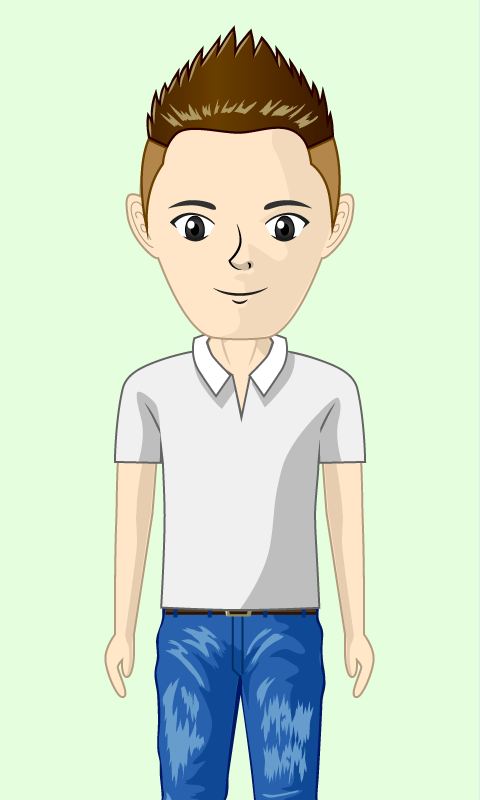
#> input picture Images/characters/franz/franz.png, 480 x 800 px, found by its file name
$ python video_creator.py
#> lines starting #> are read from the running program, lines starting #| are printed output that depends on the picture
import cv2
import numpy as np
import os
import time

# generate characters with https://avachara.com/avatar/

# [43 lines left out: functions prepare_file_structure, create_video, add_image, not called in this run]


def main():
    ws_path = 'C:/Users/franz/Desktop/LUTZ!imOsten/Werbung/'
    vid_path = ws_path + 'vid/'

    franz = cv2.imread(ws_path + 'images/characters/franz/franz.png')
#> franz is the input picture: shape (800, 480, 3); mean B, G, R 204.3, 225.2, 209.4
    franz_talking = cv2.imread(ws_path + 'images/characters/franz/franz_talking.png')
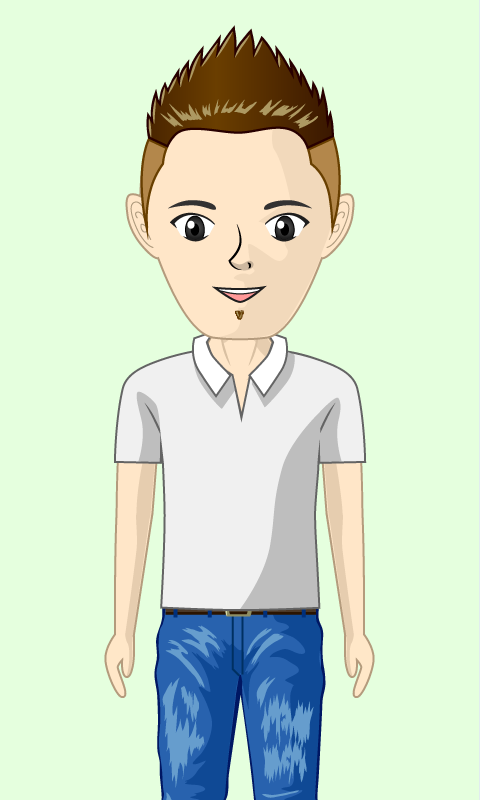
#> input picture Images/characters/franz/franz_talking.png, 480 x 800 px, found by its file name
#> franz_talking is the input picture: shape (800, 480, 3); mean B, G, R 204.2, 225.1, 209.3
    franz_closed_eyes = cv2.imread(ws_path + 'images/characters/franz/franz_closed_eyes.png')
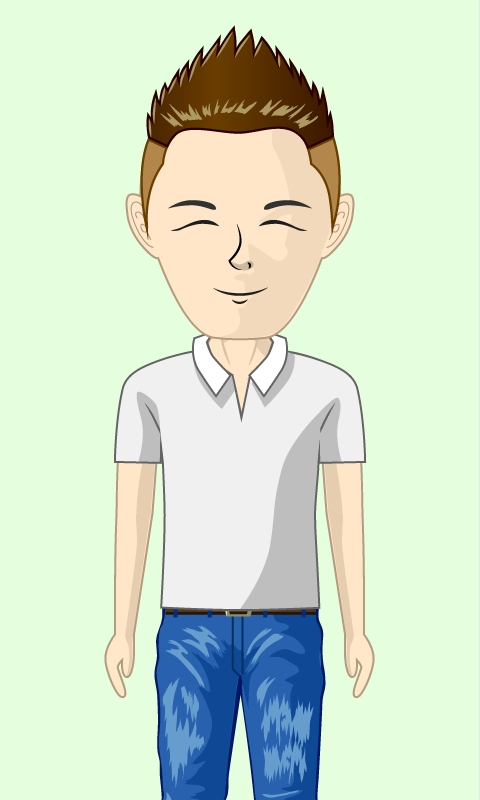
#> input picture Images/characters/franz/franz_closed_eyes.png, 480 x 800 px, found by its file name
#> franz_closed_eyes is the input picture: shape (800, 480, 3); mean B, G, R 204.5, 225.6, 209.8
    franz_glasses = cv2.imread(ws_path + 'images/characters/franz/franz_glasses.png')
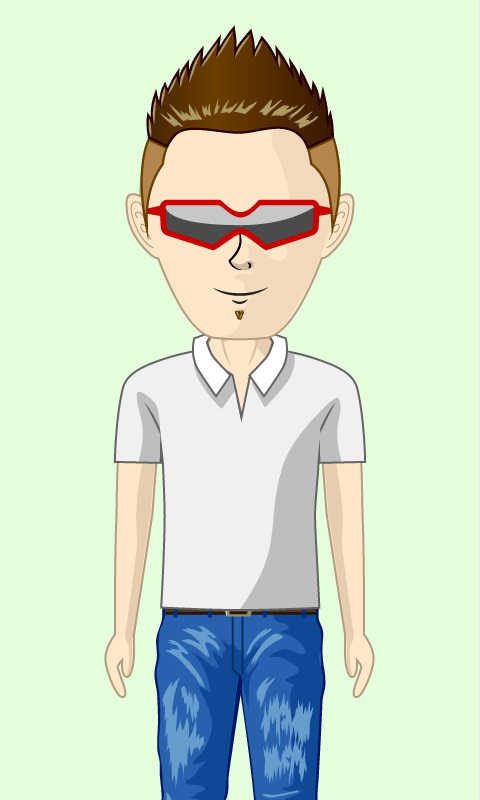
#> input picture Images/characters/franz/franz_glasses.png, 480 x 800 px, found by its file name
#> franz_glasses is the input picture: shape (800, 480, 3); mean B, G, R 202.9, 223.5, 208.6
    franz_crazy = cv2.imread(ws_path + 'images/characters/franz/franz_crazy.png')
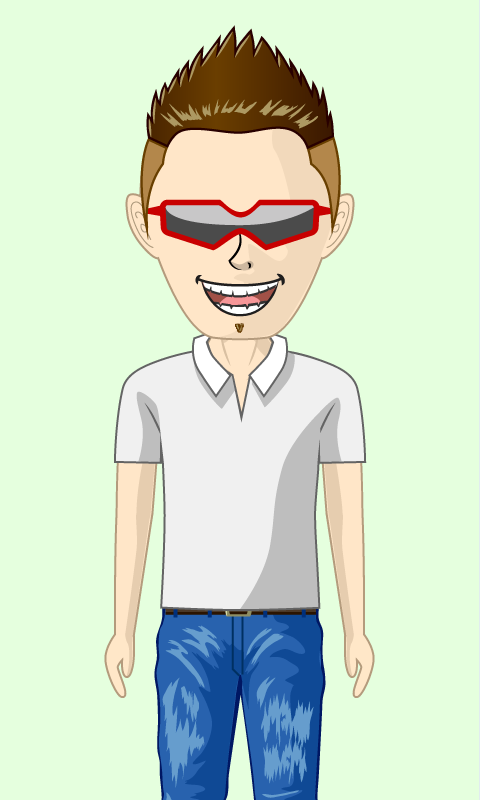
#> input picture Images/characters/franz/franz_crazy.png, 480 x 800 px, found by its file name
#> franz_crazy is the input picture: shape (800, 480, 3); mean B, G, R 202.6, 223.1, 208.1

    philipp = cv2.imread(ws_path + 'images/characters/philipp/philipp.png')
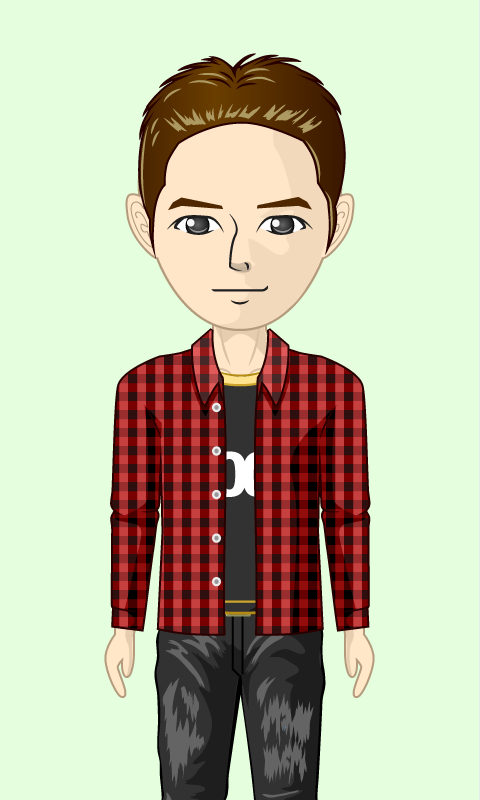
#> input picture Images/characters/philipp/philipp.png, 480 x 800 px, found by its file name
#> philipp is the input picture: shape (800, 480, 3); mean B, G, R 163.6, 188.4, 190
    philipp_talking = cv2.imread(ws_path + 'images/characters/philipp/philipp_talking.png')
    philipp_closed_eyes = cv2.imread(ws_path + 'images/characters/philipp/philipp_closed_eyes.png')
    philipp_glasses = cv2.imread(ws_path + 'images/characters/philipp/philipp_glasses.png')
    philipp_crazy = cv2.imread(ws_path + 'images/characters/philipp/philipp_crazy.png')

    moose = cv2.imread(ws_path + 'images/characters/moose/moose.png')
    moose_talking = cv2.imread(ws_path + 'images/characters/moose/moose_talking.png')
    moose_closed_eyes = cv2.imread(ws_path + 'images/characters/moose/moose_closed_eyes.png')
    moose_glasses = cv2.imread(ws_path + 'images/characters/moose/moose_glasses.png')
    moose_crazy = cv2.imread(ws_path + 'images/characters/moose/moose_crazy.png')

    boesch = cv2.imread(ws_path + 'images/characters/boesch/boesch.png')
    boesch_talking = cv2.imread(ws_path + 'images/characters/boesch/boesch_talking.png')
    boesch_closed_eyes = cv2.imread(ws_path + 'images/characters/boesch/boesch_closed_eyes.png')
    boesch_glasses = cv2.imread(ws_path + 'images/characters/boesch/boesch_glasses.png')
    boesch_crazy = cv2.imread(ws_path + 'images/characters/boesch/boesch_crazy.png')

    marco = cv2.imread(ws_path + 'images/characters/marco/marco.png')
    marco_talking = cv2.imread(ws_path + 'images/characters/marco/marco_talking.png')
    marco_closed_eyes = cv2.imread(ws_path + 'images/characters/marco/marco_closed_eyes.png')
    marco_glasses = cv2.imread(ws_path + 'images/characters/marco/marco_glasses.png')
    marco_crazy = cv2.imread(ws_path + 'images/characters/marco/marco_crazy.png')

    cedi = cv2.imread(ws_path + 'images/characters/cedi/cedi.png')
    cedi_talking = cv2.imread(ws_path + 'images/characters/cedi/cedi_talking.png')
    cedi_closed_eyes = cv2.imread(ws_path + 'images/characters/cedi/cedi_closed_eyes.png')
    cedi_glasses = cv2.imread(ws_path + 'images/characters/cedi/cedi_glasses.png')
    cedi_crazy = cv2.imread(ws_path + 'images/characters/cedi/cedi_crazy.png')

    marie = cv2.imread(ws_path + 'images/characters/marie/marie.png')
    marie_talking = cv2.imread(ws_path + 'images/characters/marie/marie_talking.png')
    marie_closed_eyes = cv2.imread(ws_path + 'images/characters/marie/marie_closed_eyes.png')
    marie_glasses = cv2.imread(ws_path + 'images/characters/marie/marie_glasses.png')
    marie_crazy = cv2.imread(ws_path + 'images/characters/marie/marie_crazy.png')

    manu = cv2.imread(ws_path + 'images/characters/manu/manu.png')
    manu_talking = cv2.imread(ws_path + 'images/characters/manu/manu_talking.png')
    manu_closed_eyes = cv2.imread(ws_path + 'images/characters/manu/manu_closed_eyes.png')
    manu_glasses = cv2.imread(ws_path + 'images/characters/manu/manu_glasses.png')
    manu_crazy = cv2.imread(ws_path + 'images/characters/manu/manu_crazy.png')

    nadine = cv2.imread(ws_path + 'images/characters/nadine/nadine.png')
    nadine_talking = cv2.imread(ws_path + 'images/characters/nadine/nadine_talking.png')
    nadine_closed_eyes = cv2.imread(ws_path + 'images/characters/nadine/nadine_closed_eyes.png')
    nadine_glasses = cv2.imread(ws_path + 'images/characters/nadine/nadine_glasses.png')
    nadine_crazy = cv2.imread(ws_path + 'images/characters/nadine/nadine_crazy.png')

    amelie = cv2.imread(ws_path + 'images/characters/amelie/amelie.png')
    amelie_talking = cv2.imread(ws_path + 'images/characters/amelie/amelie_talking.png')
    amelie_closed_eyes = cv2.imread(ws_path + 'images/characters/amelie/amelie_closed_eyes.png')
    amelie_glasses = cv2.imread(ws_path + 'images/characters/amelie/amelie_glasses.png')
    amelie_crazy = cv2.imread(ws_path + 'images/characters/amelie/amelie_crazy.png')

    domi = cv2.imread(ws_path + 'images/characters/domi/domi.png')
    domi_talking = cv2.imread(ws_path + 'images/characters/domi/domi_talking.png')
    domi_closed_eyes = cv2.imread(ws_path + 'images/characters/domi/domi_closed_eyes.png')
    domi_glasses = cv2.imread(ws_path + 'images/characters/domi/domi_glasses.png')
    domi_crazy = cv2.imread(ws_path + 'images/characters/domi/domi_crazy.png')

    bruno = cv2.imread(ws_path + 'images/characters/bruno/bruno.png')
    bruno_talking = cv2.imread(ws_path + 'images/characters/bruno/bruno_talking.png')
    bruno_closed_eyes = cv2.imread(ws_path + 'images/characters/bruno/bruno_closed_eyes.png')
    bruno_glasses = cv2.imread(ws_path + 'images/characters/bruno/bruno_glasses.png')
    bruno_crazy = cv2.imread(ws_path + 'images/characters/bruno/bruno_crazy.png')

    jan = cv2.imread(ws_path + 'images/characters/jan/jan.png')
    jan_talking = cv2.imread(ws_path + 'images/characters/jan/jan_talking.png')
    jan_closed_eyes = cv2.imread(ws_path + 'images/characters/jan/jan_closed_eyes.png')
    jan_crazy = cv2.imread(ws_path + 'images/characters/jan/jan_crazy.png')

    kuehnis = cv2.imread(ws_path + 'images/characters/kuehnis/kuehnis.png')
    kuehnis_talking = cv2.imread(ws_path + 'images/characters/kuehnis/kuehnis_talking.png')
    kuehnis_closed_eyes = cv2.imread(ws_path + 'images/characters/kuehnis/kuehnis_closed_eyes.png')
    kuehnis_crazy = cv2.imread(ws_path + 'images/characters/kuehnis/kuehnis_crazy.png')

    dim_background = (1080, 1920)
    dim_character = (720, 1200)
#> (the run stopped early here; a loop or call above may not have finished)
